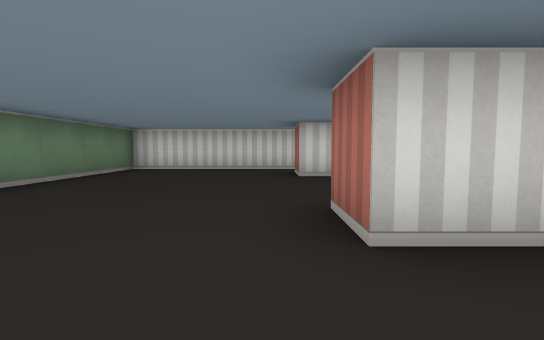
[1] (above)

14 first-person views from a walk through a cub3D ray-caster map. The camera is about half as high as the walls, tilts 4° down and sees 85° across. The floor is counted in squares. Each view is taken from the middle of a square. On the plan, view 1 faces up. The plan holds only what a view shows up to about 9 squares ahead; the rest is blank.

[2]
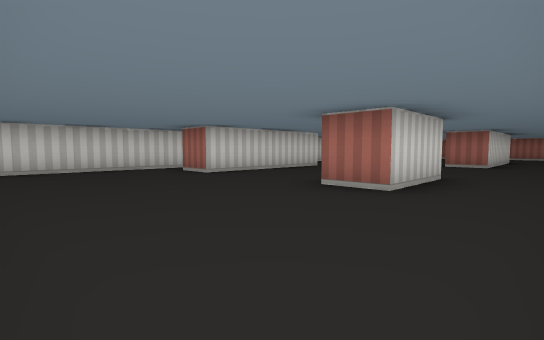

[3]
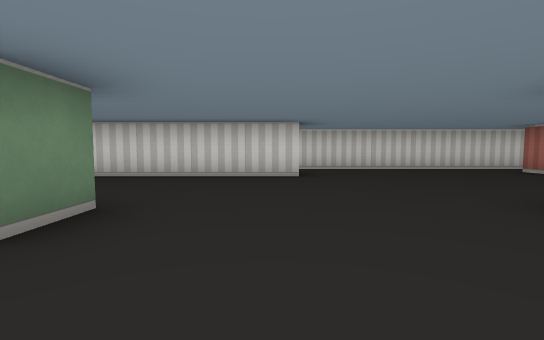

[4]
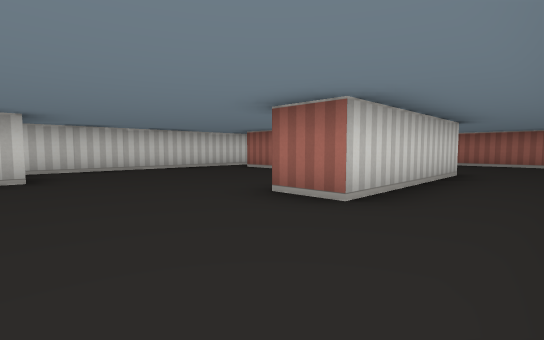

[5]
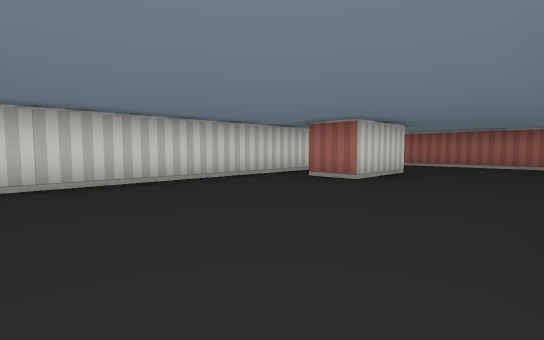

[6]
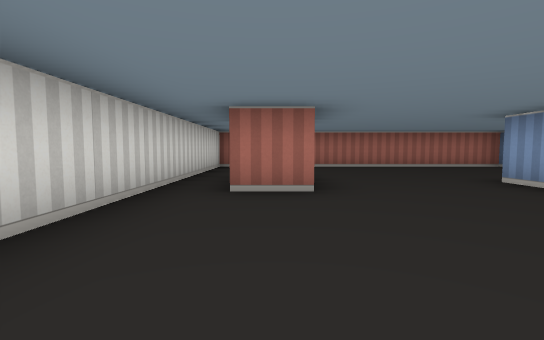

[7]
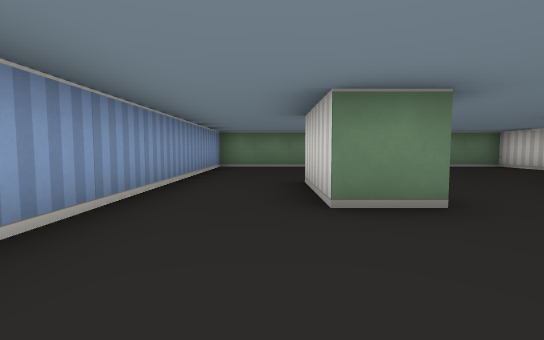

[8]
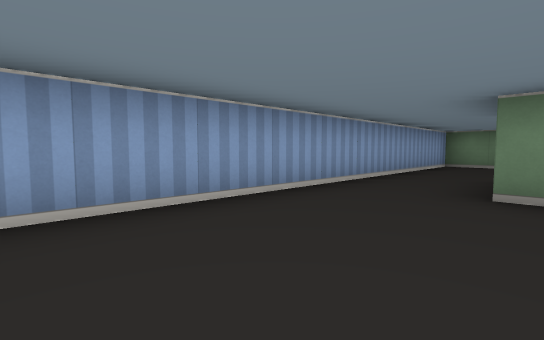

[9]
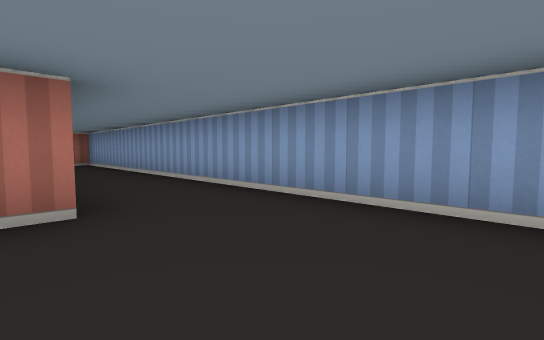

[10]
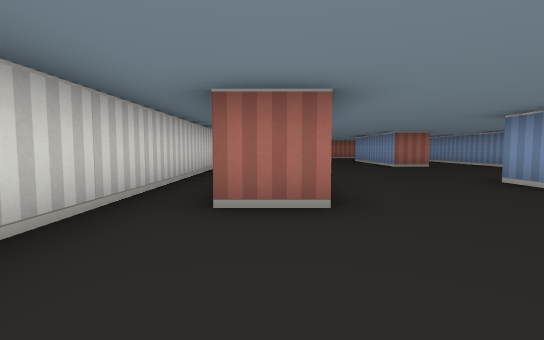

[11]
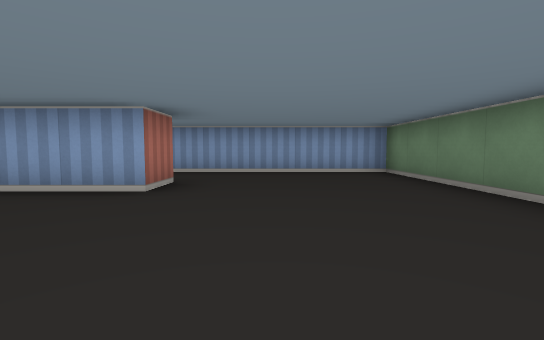

[12]
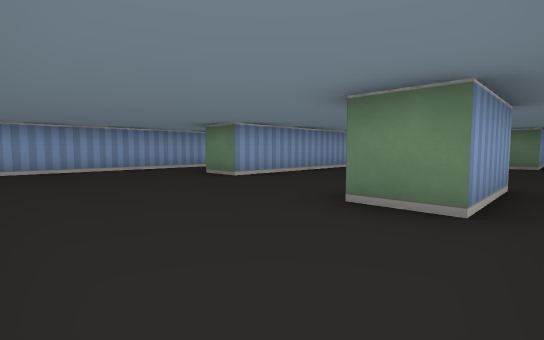

[13]
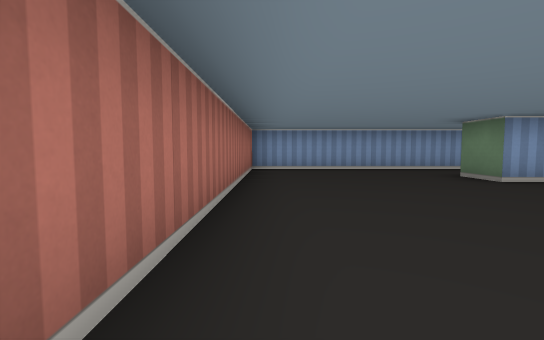

[14]
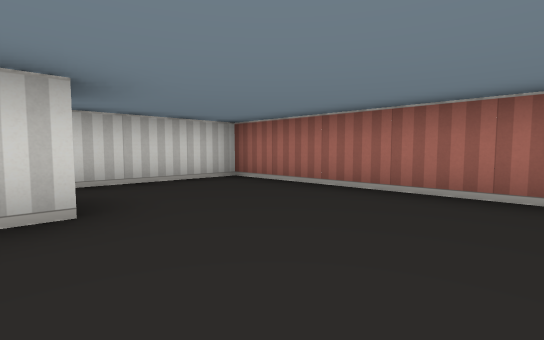

### Floor plan
Points are (right, up) in squares from view 1. A wall is a line through its corners. A room is listed if a view was taken in it or the views show most of it. See-through windows are left out.
Room 1 (views 1, 2, 3, 4, 5, 6, 7, 8, 9, 10, 11, 12, 13, 14)
walls: (6.5, 2.5) (10.5, 2.5) (10.5, 1.5) (6.5, 1.5) (6.5, 2.5); (4.6, 5.5) (0.5, 5.5) (0.5, 6.5); (2.5, 2.5) (2.5, 1.5) (0.5, 1.5) (0.5, 2.5) (2.5, 2.5); (2.9, 6.5) (4.5, 6.5) (4.5, 5.9); (9.5, 5.5) (9.5, 6.5) (11.5, 6.5) (11.5, 5.5) (9.5, 5.5); (-3.5, -0.5) (14.5, -0.5) (14.5, 7.5) (-3.5, 7.5) (-3.5, -0.5)

Positions as (right, up) in squares from view 1, and headings:
1: (0, 0), facing up
2: (-3, 0), facing up-right
3: (4, 0), facing up
4: (4, 0), facing up-right
5: (5, 3), facing up-right
6: (6, 6), facing right
7: (5, 1), facing left
8: (6, 2), facing down-left
9: (4, 2), facing down-right
10: (-2, 6), facing right
11: (-1, 6), facing down
12: (14, 7), facing down-left
13: (14, 7), facing down
14: (11, 3), facing up-right
